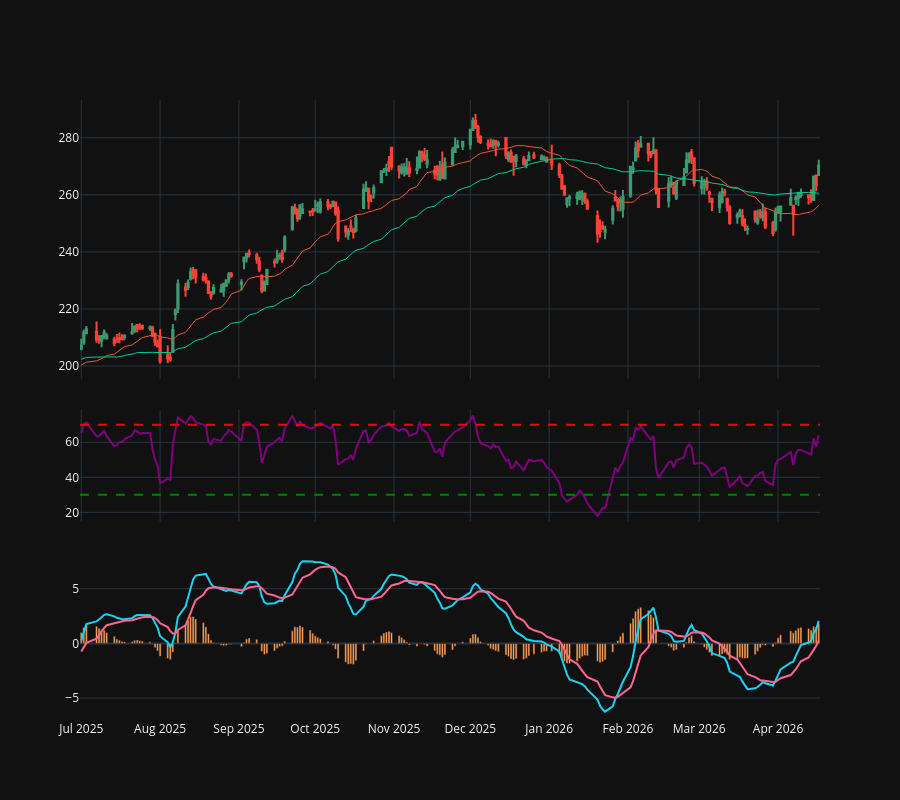

The cell this chart's notebook holds for it:
### Code cell
plot_technical_analysis(df_ready)

### Figure 1 — Plotly figure (JSON) as saved in the notebook; plotly's stock layout.template omitted (floating-point values rounded to 4 significant figures; data arrays with more than 128 entries replaced by an {"elided": "..."} marker saying what was removed)
{"data": [{"close": {"elided": "201 float values"}, "high": {"elided": "201 float values"}, "low": {"elided": "201 float values"}, "name": "price", "open": {"elided": "201 float values"}, "type": "candlestick", "x": {"elided": "201 str values"}, "xaxis": "x", "yaxis": "y"}, {"line": {"width": 1}, "name": "SMA 20", "type": "scatter", "x": {"elided": "201 str values"}, "xaxis": "x", "y": {"elided": "201 float values"}, "yaxis": "y"}, {"line": {"width": 1}, "name": "SMA 50", "type": "scatter", "x": {"elided": "201 str values"}, "xaxis": "x", "y": {"elided": "201 float values"}, "yaxis": "y"}, {"line": {"color": "purple"}, "name": "RSI", "type": "scatter", "x": {"elided": "201 str values"}, "xaxis": "x2", "y": {"elided": "201 float values"}, "yaxis": "y2"}, {"name": "Histogram", "type": "bar", "x": {"elided": "201 str values"}, "xaxis": "x3", "y": {"elided": "201 float values"}, "yaxis": "y3"}, {"name": "MACD", "type": "scatter", "x": {"elided": "201 str values"}, "xaxis": "x3", "y": {"elided": "201 float values"}, "yaxis": "y3"}, {"name": "Signal", "type": "scatter", "x": {"elided": "201 str values"}, "xaxis": "x3", "y": {"elided": "201 float values"}, "yaxis": "y3"}], "layout": {"height": 800, "shapes": [{"line": {"color": "red", "dash": "dash"}, "type": "line", "x0": 0, "x1": 1, "xref": "x2 domain", "y0": 70, "y1": 70, "yref": "y2"}, {"line": {"color": "green", "dash": "dash"}, "type": "line", "x0": 0, "x1": 1, "xref": "x2 domain", "y0": 30, "y1": 30, "yref": "y2"}], "showlegend": false, "xaxis": {"anchor": "y", "domain": [0, 1], "matches": "x3", "rangeslider": {"visible": false}, "showticklabels": false}, "xaxis2": {"anchor": "y2", "domain": [0, 1], "matches": "x3", "showticklabels": false}, "xaxis3": {"anchor": "y3", "domain": [0, 1]}, "yaxis": {"anchor": "x", "domain": [0.55, 1]}, "yaxis2": {"anchor": "x2", "domain": [0.32, 0.5]}, "yaxis3": {"anchor": "x3", "domain": [0, 0.27]}}}
